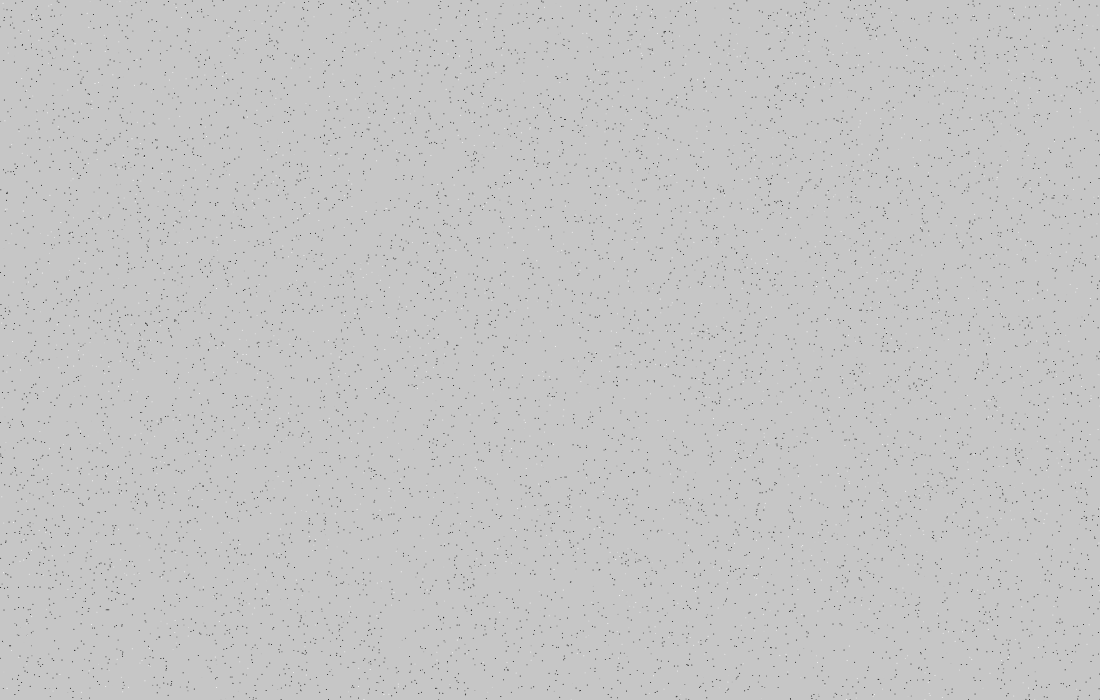
Frame 1 (no input)
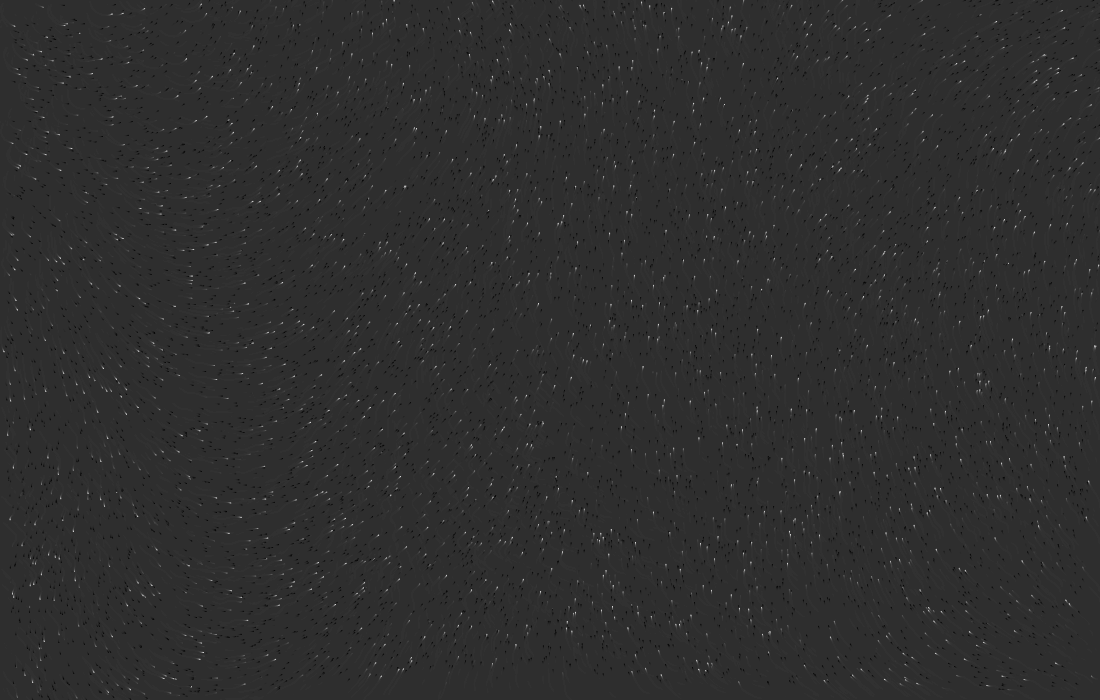
Frame 60 (no input)
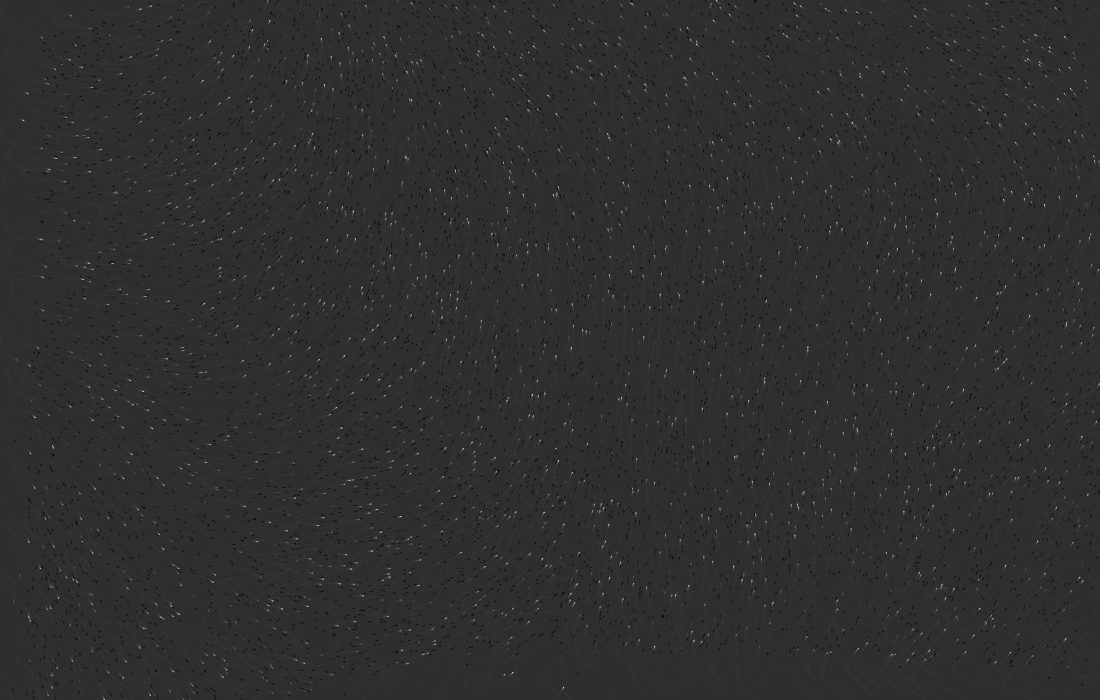
Frame 120 (the mouse pressed at the canvas centre since frame 60)

The p5.js sketch that drew these frames (run headless with seeded random() and noise() and a simulated clock; from frame 60 on, the mouse is pressed at the canvas centre):

// p5.js sketch
// ── sketch.js
let particles = [];
const num = 10000;
const speed = .5;
const curve = 2;

let zoff = 0;
const inc = .000001;

const noiseScale = .001;

function setup() {
  createCanvas(1100, 700);
  for (let i = 0; i < num; i++) {
    particles.push(createVector(random(width), random(height)));
  }

  strokeWeight(1);
  // noiseDetail(32);
}

function draw() {
  background(50, 70);
  for (let i = 0; i < num; i++) {
    let p = particles[i];
    point(p.x, p.y);
    let n = noise(p.x * noiseScale, p.y * noiseScale, zoff);
    let a = TAU * n * curve;
    p.x += speed * cos(a);
    p.y += speed * sin(a);

    // Stroke color changing
    let s = map(sin(a), -1, 1, 0, 255);
    stroke(s);

    zoff += inc;

    if (!onScreen(p)) {
      p.x = random(width);
      p.y = random(height);
    }
  }
}

function mouseReleased() {
  noiseSeed(millis());
}

function onScreen(v) {
  return v.x >= 0 && v.x <= width && v.y >= 0 && v.y <= height;
}
// ── style.css
html, body {
  margin: 0;
  padding: 0;
}

canvas {
  display: block;
}

h1 {
  font-family: 'Baskerville';
  color: black;
  position: absolute;
  text-align: left;
  top: 160px;
  font-size: 100px;
  z-index: 1;
}
